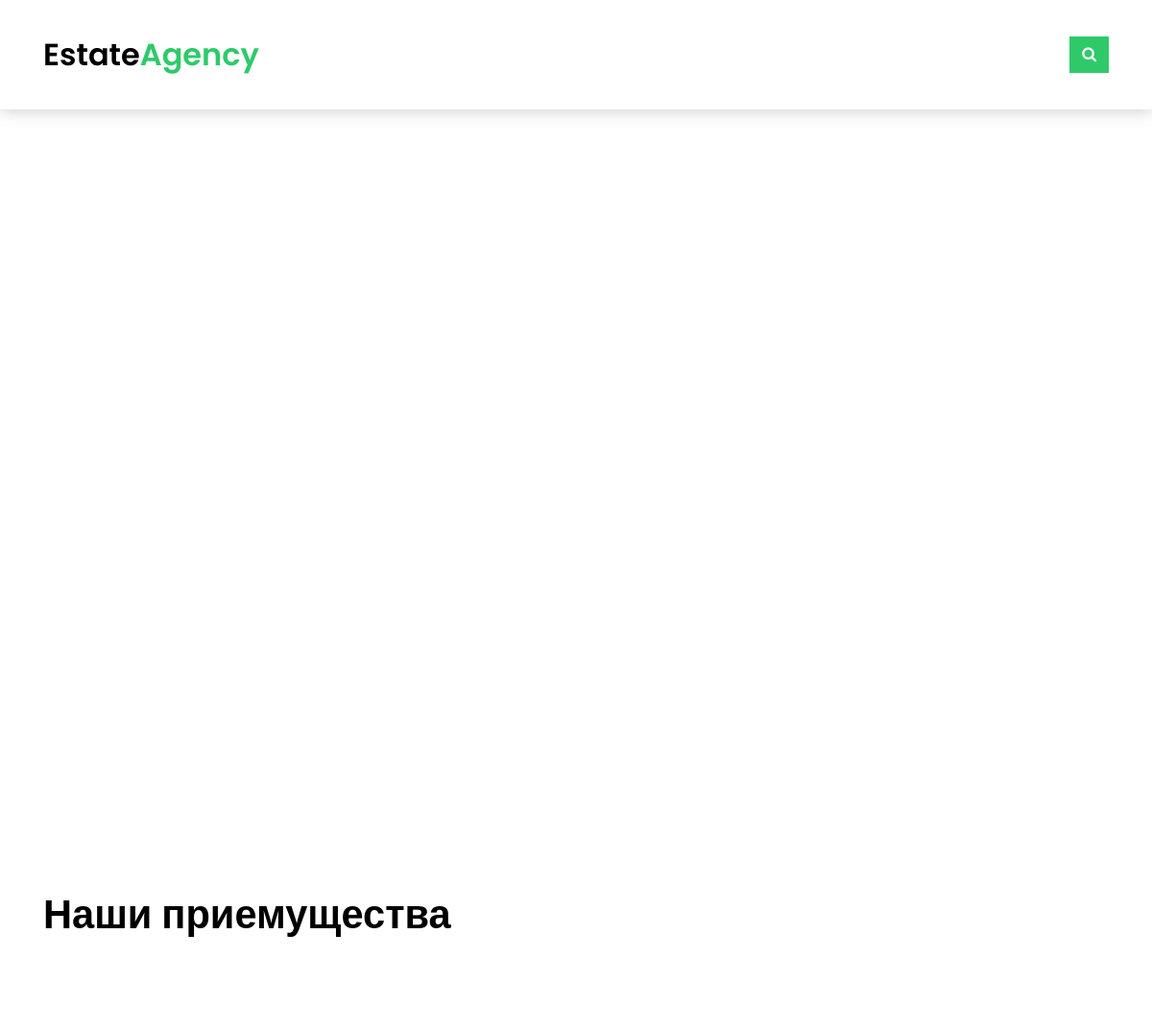
The app's page / (upper part), older data.
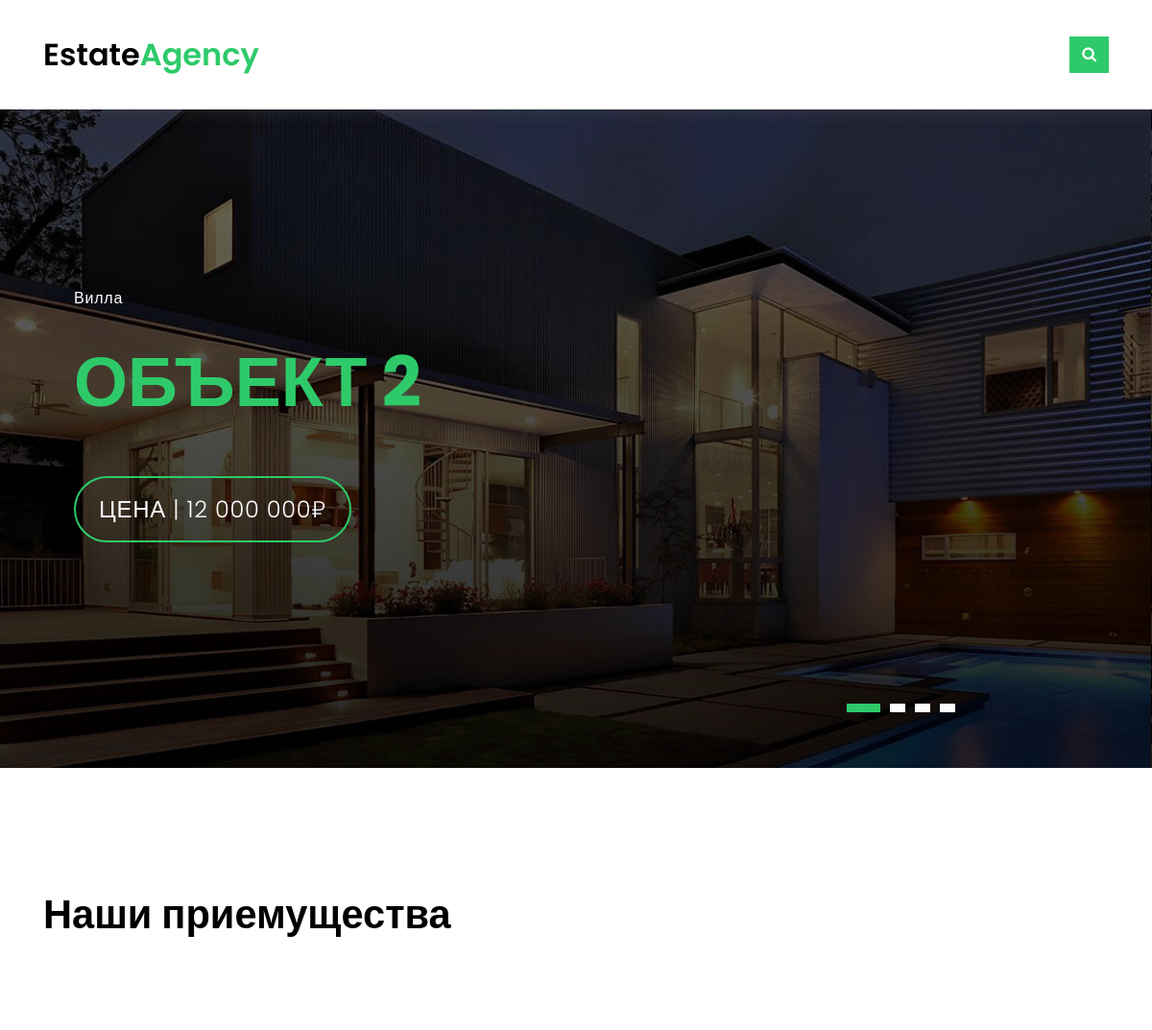
The same page, newer data.
### estate_index/models.py (models this page shows, shortened)
class Index(SingletonModel):
    singleton_instance_id = 1
    title = models.CharField('Название компании', max_length=50)
    descr = models.TextField('Описание в подвале', max_length=500)
    phone = models.CharField('Номер телефона в подвале', max_length=10, help_text='Номер без +7')
    email = models.EmailField('Email в подвале')
    sites = models.ManyToManyField(Sites, verbose_name='Сайты в подвале', related_name='sites_list')
    copywrite = models.CharField('Копирайт в подвале', max_length=100)
    facebook = models.CharField('Facebook в подвале', max_length=60, blank=True)
    twitter = models.CharField('Twitter в подвале', max_length=60, blank=True)
    instagram = models.CharField('Instagram в подвале', max_length=60, blank=True)
    class Meta:
        verbose_name = "Главная"

### eastate_property/models.py (models this page shows, shortened)
class Property(models.Model):
    name = models.CharField('Название объекта', max_length=100)
    price = models.PositiveIntegerField('Цена объекта', help_text='Цена в ₽')
    descripton = models.TextField('Описание объекта')
    property_id = models.PositiveSmallIntegerField('ID объекта')
    location = models.CharField('Расположение', max_length=150)
    type = models.ForeignKey(PropertyType, verbose_name='Тип объекта', on_delete=models.SET_NULL,
                             null=True)
    area = models.PositiveSmallIntegerField('Площадь', blank=True)
    room = models.PositiveSmallIntegerField('Кол-во комнат', blank=True)
    baths = models.PositiveSmallIntegerField('Кол-во ванных комнат', blank=True)
    garage = models.PositiveSmallIntegerField('Кол-во гаражей', blank=True, null=True)
    photo_preview = models.ImageField('Фото для списка', upload_to="property_preview/", null=True)
    photo_main = models.ForeignKey(PropertyGallery, verbose_name='Галерея объекта', on_delete=models.SET_NULL,
                                   null=True)
    options = models.ManyToManyField(PropertyOptions, verbose_name='Опиции', related_name='options_list')
    video = models.URLField('Ссылка на видео объекта', max_length=150, blank=True)
    plans = models.ImageField('План проекта', upload_to="property_plans/", blank=True)
    map = models.CharField('Ссылка на карту', max_length=500, help_text='frame карты', blank=True)
    agent = models.ForeignKey(Agent, verbose_name='Агент', on_delete=models.SET_NULL,
                              null=True, related_name='agent_property')
    url = models.SlugField(max_length=130, unique=True)
    date = models.DateField('Дата публикации', default=date.today)
    is_slider = models.BooleanField('Отобажать в слайдере', default=False)
    draft = models.BooleanField("Публикация", default=False)
    def get_absolute_url(self):
        return reverse("property_detail", kwargs={"slug": self.url})
    class Meta:
        verbose_name = "Объект"
        verbose_name_plural = "Объекты"

class PropertyGallery(models.Model):
    name = models.CharField('Название галереи', max_length=100)
    image1 = models.ImageField('Фото объекта 1', upload_to="property_photos/", help_text='Певрое фото обязательное, осатльные нет')
    image2 = models.ImageField('Фото объекта 2', upload_to="property_photos/", blank=True)
    image3 = models.ImageField('Фото объекта 3', upload_to="property_photos/", blank=True)
    image4 = models.ImageField('Фото объекта 4', upload_to="property_photos/", blank=True)
    image5 = models.ImageField('Фото объекта 5', upload_to="property_photos/", blank=True)
    class Meta:
        verbose_name = "Галерея объекта"
        verbose_name_plural = "Галереи объекта"

class PropertyType(models.Model):
    name = models.CharField('Название', max_length=100)
    url = models.SlugField(max_length=130, unique=True)
    def __str__(self):
        return self.name
    class Meta:
        verbose_name = "Тип объекта"
        verbose_name_plural = "Типы объекта"

### estate_index/views.py (the view)
# urls.py: path('', index),
def index(request):
    return render(request, 'index/index.html', {'indexs': Index.objects.all(), 'title': 'Главная'})

### estate_agents/models.py (called while the page is built)
    def get_absolute_url(self):
        return reverse("agent_detail", kwargs={"slug": self.url})

### estate_blog/models.py (called while the page is built)
    def __str__(self):
        return self.name

    def get_absolute_url(self):
        return reverse('category', kwargs={'cat_slug': self.url})

    def get_absolute_url(self):
        return reverse("blog_detail", kwargs={"slug": self.url})

### estate_index/templatestags/tags.py (called while the page is built)
@register.inclusion_tag('tags/last_blogs.html')
def get_last_articles():
    last_blog = Blog.objects.order_by('-date')[0:6]
    return {'last_blogs': last_blog}

@register.inclusion_tag('tags/best_agents.html')
def get_bets_agents():
    best_agent = Agent.objects.filter(best=True)
    return {'best_agents': best_agent}

@register.inclusion_tag('tags/last_property.html')
def get_last_property():
    last_property = Property.objects.order_by('-date')[0:6]
    return {'last_propetys': last_property}

@register.inclusion_tag('tags/slider.html')
def get_property_slider():
    slider = Property.objects.filter(is_slider=True).order_by('-date')
    return {'sliders': slider}

### templates/index/index.html (shortened to what this page needs)
{% extends 'base.html' %}
{% load tags %}
{% block content %}
{% for index in indexs %}
{% get_property_slider %}
<section class="section-services section-t8">
    <div class="container">
        <div class="row">
            <div class="col-md-12">
                <div class="title-wrap d-flex justify-content-between">
                    <div class="title-box">
                        <h2 class="title-a">Наши приемущества</h2>
                    </div>
                </div>
            </div>
        </div>
        <div class="row">
            {% for benefits_id in index.benefits_id.all %}
            <div class="col-md-4">
            </div>
            {% endfor %}
        </div>
    </div>
</section>
{% endfor %}
{% endblock content %}

### templates/tags/slider.html
<div class="intro intro-carousel">
    <div id="carousel" class="owl-carousel owl-theme">
        {% for slider in sliders %}
        <div class="carousel-item-a intro-item bg-image"
             style="background-image: url({{ slider.photo_main.image1.url }})">
            <div class="overlay overlay-a"></div>
            <div class="intro-content display-table">
                <div class="table-cell">
                    <div class="container">
                        <div class="row">
                            <div class="col-lg-8">
                                <div class="intro-body">
                                    <p class="intro-title-top">{{ slider.type }}</p>
                                    <h1 class="intro-title mb-4">
                                        <a href="{{ slider.get_absolute_url }}"><span class="color-b">{{ slider.name }}
                                    </h1></a>
                                    <p class="intro-subtitle intro-price">
                                        <span class="price-a">Цена | {{ slider.price }}₽</span>
                                    </p>
                                </div>
                            </div>
                        </div>
                    </div>
                </div>
            </div>
        </div>
        {% endfor %}
    </div>
</div>

Row changes from the older to the newer data that the page shows:
changed Index: gains Property (photo_main.image1 (picture), type "Вилла", name "ОБЪЕКТ 2", price "12 000 000")
